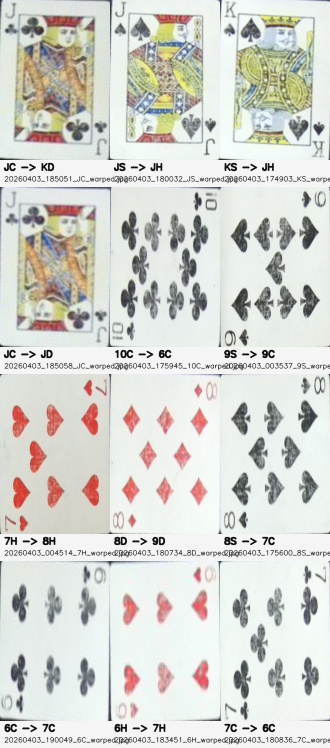
#> input picture cv/card_dataset_tool/mistakes_nn.png, 660 x 1496 px (shown at 1/2 size)
$ python -i app.py   (imports and definitions only)
#> lines starting #> are read from the running program, lines starting #| are printed output that depends on the picture; after the words box and inside, x2 and y2 are one past the last pixel; in counts of white or black regions, pixels touching at a corner belong together
#> further down, picture is the input picture: shape (1496, 660, 3); mean B, G, R 207.6, 213.3, 213
import argparse
import json
import os
import sys
import time
from pathlib import Path
from typing import Optional, Tuple

import cv2
import numpy as np

REPO_ROOT = Path(__file__).resolve().parents[2]
if str(REPO_ROOT) not in sys.path:
    sys.path.insert(0, str(REPO_ROOT))

from cv.card_common.camera import CameraOptions, open_camera


CARD_WIDTH = 360
CARD_HEIGHT = 520
CARD_ASPECT_RATIO = CARD_HEIGHT / CARD_WIDTH
ASPECT_RATIO_TOLERANCE = 0.35
ALLOWED_LABEL_CHARS = set("A23456789JQKCDHS10")
VALID_SUITS = {"C", "D", "H", "S"}
VALID_RANKS = {"A", "2", "3", "4", "5", "6", "7", "8", "9", "10", "J", "Q", "K"}


# [43 lines left out: functions parse_args, order_quad, warp_card, not called in this run]


def preprocess(frame: np.ndarray) -> Tuple[np.ndarray, np.ndarray]:
    gray = cv2.cvtColor(frame, cv2.COLOR_BGR2GRAY)
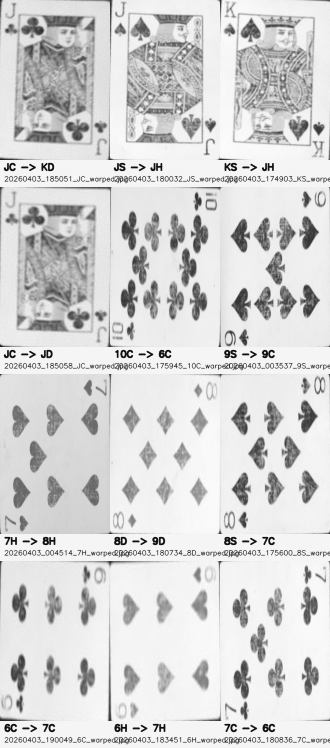
#> gray: shape (1496, 660) (shown at 1/2 size); min 15, max 253, mean 212.6
    blurred = cv2.GaussianBlur(gray, (5, 5), 0)
    edges = cv2.Canny(blurred, 60, 140)
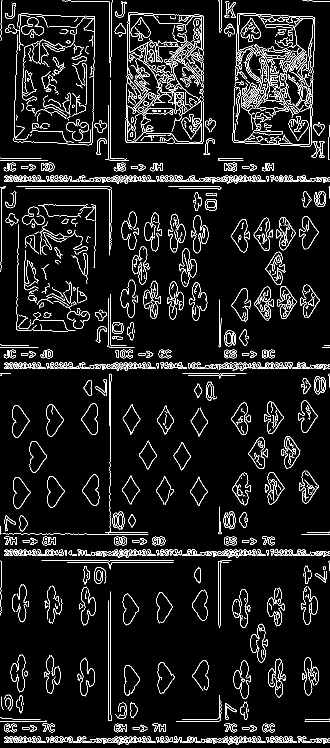
#> edges: shape (1496, 660) (shown at 1/2 size); 7.2% white in thin lines or dots
    kernel = np.ones((3, 3), dtype=np.uint8)
    edges = cv2.dilate(edges, kernel, iterations=1)
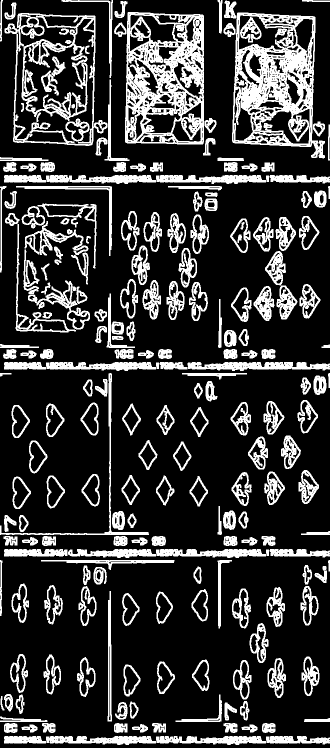
#> edges: shape (1496, 660) (shown at 1/2 size); 21.9% white; 224 white regions, largest, box (x1, y1, x2, y2) and area: (464, 25, 650, 317) 24109, (250, 24, 408, 289) 23643, (9, 26, 215, 292) 12844
    edges = cv2.morphologyEx(edges, cv2.MORPH_CLOSE, kernel, iterations=2)
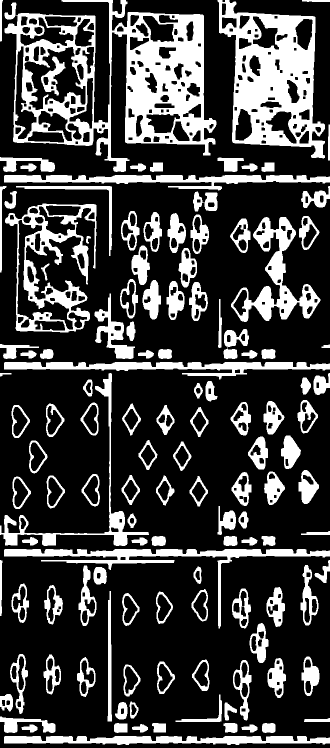
#> edges: shape (1496, 660) (shown at 1/2 size); 25.4% white; 128 white regions, largest, box (x1, y1, x2, y2) and area: (9, 0, 433, 344) 50988, (435, 0, 650, 317) 32649, (10, 407, 193, 665) 14458
    return gray, edges


# [37 lines left out: functions contour_has_card_shape, find_card_quad, not called in this run]


def normalize_label(label: str) -> str:
    return label.strip().upper()


# [268 lines left out: functions is_valid_label, draw_overlay, save_sample, remove_last_meta_record, update_label, count_samples_for_label and 2 more, not called in this run]


# [2 lines not run here, left out]

>>> import cv2
>>> picture = cv2.imread('mistakes_nn.png')
>>> result = preprocess(picture)
